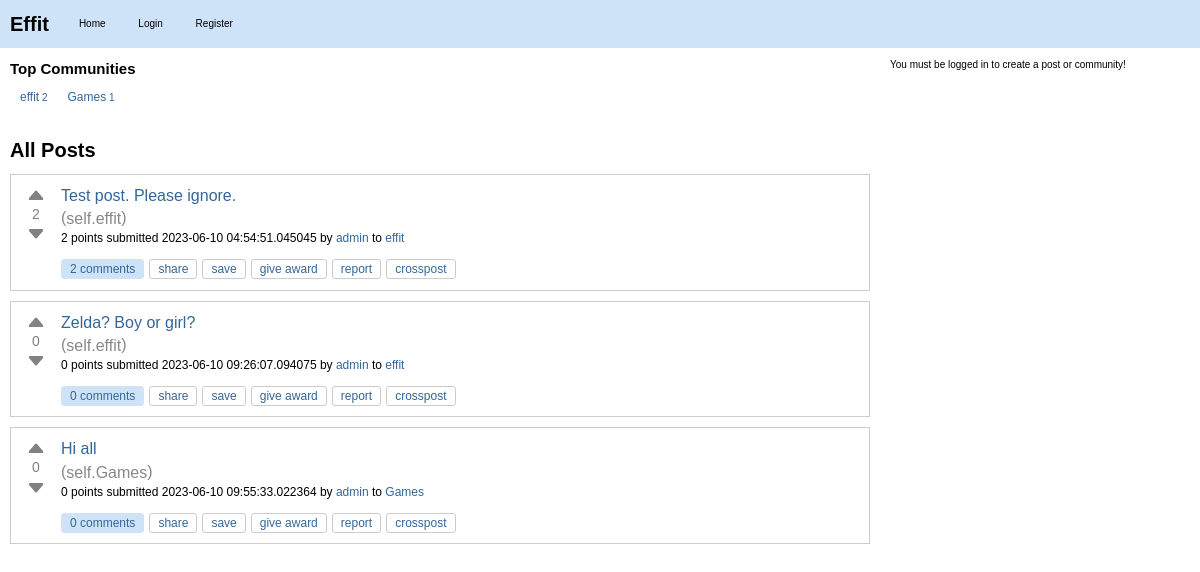
Before: / with the older database file.
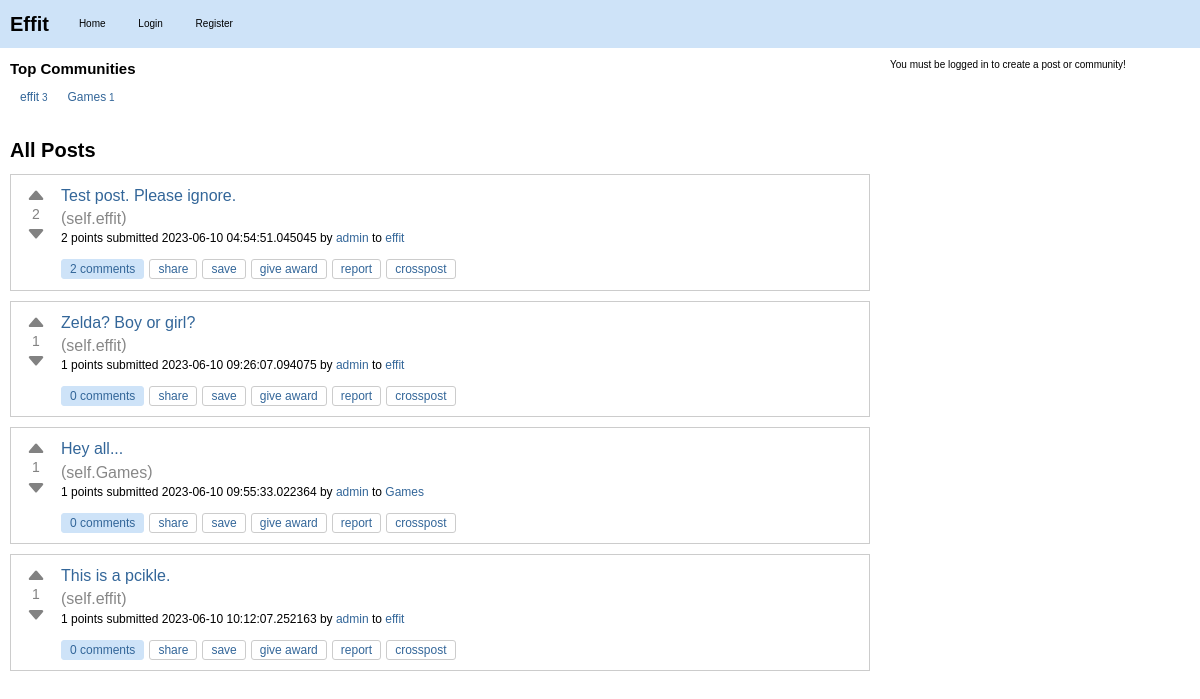
After: the same page with the newer database file.
### effit.py (models this page shows)
class Community(db.Model):
    id = db.Column(db.Integer, primary_key=True)
    name = db.Column(db.String(80), unique=True, nullable=False)
    description = db.Column(db.String(200))
    creator_id = db.Column(db.Integer, db.ForeignKey("user.id"))
    creator = db.relationship(
        "User", backref=db.backref("created_communities", lazy=True)
    )
    posts = db.relationship("Post", backref="community", lazy=True)

class Post(db.Model):
    id = db.Column(db.Integer, primary_key=True)
    title = db.Column(db.String(120), nullable=False)
    content = db.Column(db.Text, nullable=False)
    user_id = db.Column(db.Integer, db.ForeignKey("user.id"), nullable=False)
    created_at = db.Column(db.DateTime, default=datetime.utcnow)
    community_id = db.Column(db.Integer, db.ForeignKey("community.id"), nullable=False)
    upvotes = db.Column(db.Integer, default=0)
    downvotes = db.Column(db.Integer, default=0)
    comments = db.relationship("Comment", backref="post", lazy=True)
    slug = db.Column(db.String(120), nullable=False)
    @property
    def score(self):
        return self.upvotes - self.downvotes

class User(db.Model):
    id = db.Column(db.Integer, primary_key=True)
    username = db.Column(db.String(80), unique=True, nullable=False)
    password = db.Column(db.String(120), nullable=False)
    posts = db.relationship("Post", backref="author", lazy=True)
    communities = db.relationship(
        "Community",
        secondary=community_members,
        backref=db.backref("members", lazy="dynamic"),
    )

### effit.py (the view)
@app.route("/")
def index():
    posts = Post.query.all()
    top_communities = (
        Community.query.join(Community.posts)
        .with_entities(Community, func.count(Post.id).label("post_count"))
        .group_by(Community)
        .order_by(func.count(Post.id).desc())
        .limit(5)
        .all()
    )
    community = (
        Community.query.first()
    )  # or however you want to get a default community
    default_community_id = Community.query.filter_by(name="effit").first().id
    return render_template(
        "index.html",
        posts=posts,
        top_communities=top_communities,
        community=community,
        default_community_id=default_community_id,
    )

### templates/index.html (shortened to what this page needs)
{% extends "layout.html" %}
{% block content %}
<div class="top-communities">
    <h2>Top Communities</h2>
    <div class="community-list">
      {% for community, post_count in top_communities %}
        <div class="community">
          <a href="{{ url_for('community_posts', community_name=community.name) }}">
            <span class="community-name">{{ community.name }}</span>
            <span class="post-count">{{ post_count }}</span>
          </a>
        </div>
      {% endfor %}
    </div>
</div>
<div id="posts">
    <h2>All Posts</h2>
    {% for post in posts %}
    <div class="post-item" id="post-{{ post.id }}">
        <div class="post">
            <div class="vote">
                <button class="upvote" onclick="vote('{{ post.id }}', '{{ post.slug }}', '{{ post.community.name }}', 'upvote')">
                    <svg xmlns="http://www.w3.org/2000/svg" width="20" height="20" fill="currentColor" class="bi bi-caret-up-fill" viewBox="0 0 16 16">
                      <path d="M7.247 4.86l-4.796 5.481c-.646.74.037 1.659.877 1.659h9.392c.839 0 1.523-.92.877-1.659l-4.796-5.48a1 1 0 0 0-1.554 0z"/>
                    </svg>
                </button>
                <span class="score">{{ post.score }}</span>
                <button class="downvote" onclick="vote('{{ post.id }}', '{{ post.slug }}', '{{ post.community.name }}', 'downvote')">
                    <svg xmlns="http://www.w3.org/2000/svg" width="20" height="20" fill="currentColor" class="bi bi-caret-down-fill" viewBox="0 0 16 16">
                      <path d="M7.247 11.14l-4.796-5.481c-.646-.74.037-1.659.877-1.659h9.392c.839 0 1.523.92.877 1.659l-4.796 5.481a1 1 0 0 1-1.554 0z"/>
                    </svg>
                </button>
            </div>
            <div class="post-info">
                <h3><a class="title may-blank loggedin" href="{{ url_for('post_detail', community_name=post.community.name, post_slug=post.slug) }}">{{ post.title }}</a></h3>
                <span class="domain">(<a href="{{ url_for('community_posts', community_name=post.community.name) }}">self.{{ post.community.name }}</a>)</span>
                <p class="tagline">
                    <span>{{ post.score }} points</span>
                    submitted <time datetime="{{ post.created_at.isoformat() }}">{{ post.created_at }}</time>
                    by <a href="{{ url_for('user_posts', username=post.author.username) }}" class="author may-blank id-t2_d2kpf">{{ post.author.username }}</a>
                    to <a href="{{ url_for('community_posts', community_name=post.community.name) }}" class="subrs hover may-blank">{{ post.community.name }}</a>
                </p>
                <ul class="flat-list buttons">
                    <li class="first">
                        <a href="{{ url_for('post_detail', community_name=post.community.name, post_slug=post.slug) }}" class="bylink comments may-blank" rel="nofollow">
                            {{ post.comments|length }} comments
                        </a>
                    </li>
                    <li class="share"><a class="post-sharing-button">share</a></li>
                    <li class="link-save-button save-button login-required"><a>save</a></li>
                    <li class="give-gold-button"><a href="#" class="give-gold login-required access-required gold-give-gold" rel="nofollow">give award</a></li>
                    <li class="report-button login-required"><a href="#" class="reportbtn access-required">report</a></li>
                    <li class="crosspost-button"><a class="post-crosspost-button">crosspost</a></li>
                </ul>
            </div>
        </div>
    </div>
    {% endfor %}
</div>
{% endblock %}

### templates/layout.html (shortened to what this page needs)
<!DOCTYPE html>
<html lang="en">
<head>
    <link rel="stylesheet" type="text/css" href="{{ url_for('static', filename='styles.css') }}">
    <link rel="stylesheet" href="https://cdn.jsdelivr.net/npm/simplemde@1.11.2/dist/simplemde.min.css">
</head>
<body>
    <nav>
        <a href="{{ url_for('index') }}" class="logo">Effit</a>
        <ul>
            <li><a href="{{ url_for('index') }}">Home</a></li>
            {% if 'username' not in session %}
                <li><a href="{{ url_for('login') }}">Login</a></li>
                <li><a href="{{ url_for('register') }}">Register</a></li>
            {% else %}
                <li><a href="{{ url_for('logout') }}">Logout</a></li>
            {% endif %}
        </ul>
    </nav>
    <main>
        <div id="container">
            <div id="content">
                {% block content %}
                {% endblock %}
            </div>
            <div id="sidebar">
                {% if 'username' in session %}
                <div class="create-form">
                    <h2>Create a Community</h2>
                    <form action="/create_community" method="post">
                        <label for="name">Name:</label><br>
                        <input type="text" id="name" name="name" value="{{ request.form.name | escape }}"><br>
                        <label for="description">Description:</label><br>
                        <textarea id="description" name="description">{{ request.form.description | escape }}</textarea><br>
                        <input type="submit" value="Create">
                    </form>
                </div>
                <div class="create-form">
                    <form action="{{ url_for('create_post') }}" method="post">
                    {% if community_id %}
                    <input type="hidden" name="community_id" value="{{ community_id }}">
                    {% else %}
                    <input type="hidden" name="community_id" value="{{ default_community_id }}">
                    {% endif %}
                    <input type="submit" value="Create Post">
                    </form>
                </div>
                {% else %}
                <p>You must be logged in to create a post or community!</p>
                {% endif %}
            </div>
        </div>
    </main>
</body>
</html>

### static/styles.css (style rules this page uses)
body, ul, ol, li, p, h1, h2, h3, h4, h5, h6, form, fieldset, input, textarea, button { margin: 0; padding: 0; border: 0; }
body { background-color: #ffffff; color: #000000; font: normal x-small verdana,arial,helvetica,sans-serif; font-style: normal; font-variant-caps: normal; font-weight: normal; font-stretch: normal; font-size: x-small; line-height: normal; font-family: verdana, arial, helvetica, sans-serif; font-size-adjust: none; font-kerning: auto; font-optical-sizing: auto; font-variant-alternates: normal; font-variant-east-asian: normal; font-variant-ligatures: normal; font-variant-numeric: normal; font-variant-position: normal; font-language-override: normal; font-feature-settings: normal; font-variation-settings: normal; line-height: 1.4; }
.post, .comment { background-color: #ffffff; margin-bottom: 10px; padding: 10px; border: 1px solid #cccccc; font-size: medium; font-family: Arial,sans-serif; display: flex; align-items: start; }
.post h3, .comment h3 { margin: 0; font-size: 16px; line-height: 1.4; }
.post h3 a, .comment h3 a { color: #336699; text-decoration: none; }
h1, h2, h3, h4, h5, h6 { color: #000000; }
a { color: #336699; text-decoration: none; }
#container { display: flex; }
#sidebar { flex: 0 0 300px; order: 2; }
#content { flex: 1; margin-right: 20px; order: 1; }
nav { background-color: #cee3f8; padding: 10px 0; display: flex; align-items: center; }
nav .logo { font-weight: bold; font-size: 20px; color: #000000; text-decoration: none; margin-right: 20px; margin-left: 10px; }
nav ul { list-style: none; padding: 0; margin: 0; }
nav ul li { display: inline-block; margin-right: 10px; }
nav ul li a { color: #000000; text-decoration: none; padding: 5px 10px; }
main { padding: 10px; }
#posts { margin-bottom: 20px; }
#posts h2 { font-size: 20px; margin-bottom: 10px; }
.post .title { font-size: medium; font-weight: normal; margin-bottom: 1px; margin-bottom: 5px; }
.domain { color: #888; display: inline; overflow: hidden; white-space: nowrap; text-overflow: ellipsis; vertical-align: middle; max-width: 19em; }
.domain a { color: #888; display: inline-block; overflow: hidden; white-space: nowrap; text-overflow: ellipsis; vertical-align: middle; max-width: 19em; text-decoration: none; }
.post p { margin-bottom: 10px; font-size: medium; font-family: Segoe,"PT Sans",Arial,sans-serif; }
.post .tagline { font-size: 12px; }
.flat-list.buttons { list-style: none; margin: 0; padding: 0; display: flex; align-items: center; }
.flat-list.buttons li { display: inline-block; margin-right: 5px; }
.flat-list.buttons li a { display: inline-block; padding: 3px 8px; font-size: 12px; line-height: 1; color: #336699; text-decoration: none; background-color: transparent; border: 1px solid #cccccc; border-radius: 3px; transition: background-color 0.2s ease; }
.flat-list.buttons .comments { padding: 3px 8px; background-color: #cee3f8; color: #336699; border: 1px solid #cee3f8; border-radius: 3px; }
.flat-list.buttons .save-button, .flat-list.buttons .give-gold-button, .flat-list.buttons .report-button, .flat-list.buttons .crosspost-button { background-color: #ffffff; }
.flat-list.buttons .login-required { cursor: pointer; }
.top-communities { margin-bottom: 20px; }
.community-list { display: flex; flex-wrap: nowrap; overflow-x: auto; -webkit-overflow-scrolling: touch; scrollbar-width: thin; scrollbar-color: var(--scrollbar-thumb) var(--scrollbar-track); }
.community { flex: 0 0 auto; padding: 10px; display: flex; flex-direction: column; align-items: center; text-align: center; }
.community-name { font-size: 12px; }
.vote { display: flex; flex-direction: column; align-items: center; justify-content: center; width: 30px; margin-right: 10px; }
.upvote, .downvote { height: 20px; border: none; background: none; color: #828282; cursor: pointer; font-size: 20px; line-height: 1; }
.score { font-size: 14px; color: #828282; }

Changed rows visible on the page:
computed for Community "effit": post_count "2" → "3"
changed Post "Zelda? Boy or girl?": score "0" → "1"
changed Post "Games": score "0" → "1"; title "Hi all" → "Hey all..."
added Post: score "1", title "This is a pcikle.", community.name "effit", created_at "2023-06-10 10:12:07.252163", author.username "admin", comments|length "0"
